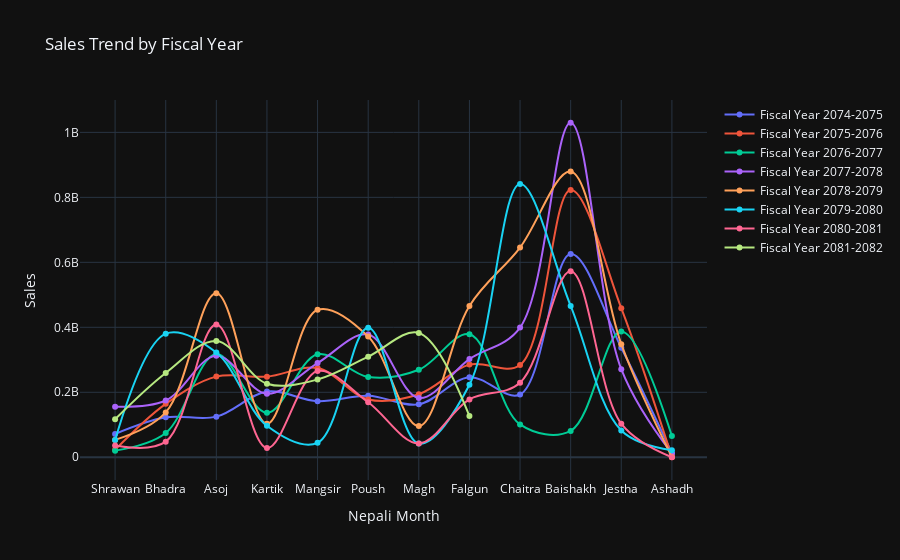

This figure's notebook cell:
### Code cell
# data visualization using plotly

import plotly.graph_objs as go
import plotly.offline as pyo

df_sales = pd.read_csv(r"dataset\company_01_merge_sales.csv")

df_sales.columns = ['date','sales']

df_sales[['Year', 'Month']] = df_sales['date'].str.split('-', expand=True)
df_sales['Year'] = df_sales['Year'].astype(int)
df_sales['Month'] = df_sales['Month'].astype(int)
nepali_months_fiscal_order = {
    4: "Shrawan", 5: "Bhadra", 6: "Asoj", 7: "Kartik",
    8: "Mangsir", 9: "Poush", 10: "Magh", 11: "Falgun",
    12: "Chaitra", 1: "Baishakh", 2: "Jestha", 3: "Ashadh"
}

df_sales['Month_Name'] = df_sales['Month'].map(nepali_months_fiscal_order)


df_sales['Fiscal_Year'] = df_sales.apply(lambda row: 
                                         f"{row['Year']}-{row['Year']+1}" if row['Month'] >= 4 
                                         else f"{row['Year']-1}-{row['Year']}", axis=1)

df_sales['Month_Order'] = df_sales['Month'].apply(lambda x: list(nepali_months_fiscal_order.keys()).index(x))

df_sales = df_sales.sort_values(by=['Fiscal_Year', 'Month_Order'])

fig = go.Figure()

fiscal_years = df_sales['Fiscal_Year'].unique()

for fy in fiscal_years:
    df_fy = df_sales[df_sales['Fiscal_Year'] == fy]
    fig.add_trace(go.Scatter(
        x=df_fy['Month_Name'], 
        y=df_fy['sales'], 
        mode='lines+markers',
        name=f'Fiscal Year {fy}',
        line=dict(shape='spline')  
    ))

fig.update_layout(
    title="Sales Trend by Fiscal Year",
    xaxis_title="Nepali Month",
    yaxis_title="Sales",
    xaxis=dict(categoryorder='array', categoryarray=list(nepali_months_fiscal_order.values())),
    template="plotly_dark",
    hovermode="x unified"
)

pyo.iplot(fig)

### Figure 1 — Plotly figure (JSON) as saved in the notebook; plotly's stock layout.template omitted (floating-point values rounded to 4 significant figures)
{"data": [{"line": {"shape": "spline"}, "mode": "lines+markers", "name": "Fiscal Year 2074-2075", "type": "scatter", "x": ["Shrawan", "Bhadra", "Asoj", "Kartik", "Mangsir", "Poush", "Magh", "Falgun", "Chaitra", "Baishakh", "Jestha", "Ashadh"], "y": [71760000.0, 123000000.0, 125100000.0, 202300000.0, 172500000.0, 189400000.0, 163000000.0, 246200000.0, 193200000.0, 625800000.0, 337024106, 12470000.0]}, {"line": {"shape": "spline"}, "mode": "lines+markers", "name": "Fiscal Year 2075-2076", "type": "scatter", "x": ["Shrawan", "Bhadra", "Asoj", "Kartik", "Mangsir", "Poush", "Magh", "Falgun", "Chaitra", "Baishakh", "Jestha", "Ashadh"], "y": [23060000.0, 164400000.0, 248200000.0, 248144341, 274500000.0, 178100000.0, 194100000.0, 285200000.0, 283819979, 822900000.0, 458900000.0, 402800.0]}, {"line": {"shape": "spline"}, "mode": "lines+markers", "name": "Fiscal Year 2076-2077", "type": "scatter", "x": ["Shrawan", "Bhadra", "Asoj", "Kartik", "Mangsir", "Poush", "Magh", "Falgun", "Chaitra", "Baishakh", "Jestha", "Ashadh"], "y": [20440000.0, 74720000.0, 317800000.0, 137100000.0, 317100000.0, 247000000.0, 269300000.0, 378600000.0, 101123442, 81210000.0, 387400000.0, 65530000.0]}, {"line": {"shape": "spline"}, "mode": "lines+markers", "name": "Fiscal Year 2077-2078", "type": "scatter", "x": ["Shrawan", "Bhadra", "Asoj", "Kartik", "Mangsir", "Poush", "Magh", "Falgun", "Chaitra", "Baishakh", "Jestha", "Ashadh"], "y": [155500000.0, 174700000.0, 312500000.0, 195400000.0, 289900000.0, 377600000.0, 182600000.0, 302100000.0, 399000000.0, 1030000000.0, 271100000.0, 11690000.0]}, {"line": {"shape": "spline"}, "mode": "lines+markers", "name": "Fiscal Year 2078-2079", "type": "scatter", "x": ["Shrawan", "Bhadra", "Asoj", "Kartik", "Mangsir", "Poush", "Magh", "Falgun", "Chaitra", "Baishakh", "Jestha", "Ashadh"], "y": [53520000.0, 138000000.0, 505000000.0, 103503942, 453900000.0, 371600000.0, 96010000.0, 465700000.0, 645500000.0, 879400000.0, 348142424, 971318]}, {"line": {"shape": "spline"}, "mode": "lines+markers", "name": "Fiscal Year 2079-2080", "type": "scatter", "x": ["Shrawan", "Bhadra", "Asoj", "Kartik", "Mangsir", "Poush", "Magh", "Falgun", "Chaitra", "Baishakh", "Jestha", "Ashadh"], "y": [52934750, 380500000.0, 322400000.0, 97000000.0, 44410000.0, 399000000.0, 42170000.0, 223100000.0, 840800000.0, 466000000.0, 82490000.0, 21950000.0]}, {"line": {"shape": "spline"}, "mode": "lines+markers", "name": "Fiscal Year 2080-2081", "type": "scatter", "x": ["Shrawan", "Bhadra", "Asoj", "Kartik", "Mangsir", "Poush", "Magh", "Falgun", "Chaitra", "Baishakh", "Jestha", "Ashadh"], "y": [36314640, 48070000.0, 408800000.0, 28326755, 265500000.0, 169300000.0, 42570000.0, 178100000.0, 229400000.0, 572700000.0, 103400000.0, 57980.0]}, {"line": {"shape": "spline"}, "mode": "lines+markers", "name": "Fiscal Year 2081-2082", "type": "scatter", "x": ["Shrawan", "Bhadra", "Asoj", "Kartik", "Mangsir", "Poush", "Magh", "Falgun"], "y": [117000000.0, 259500000.0, 358100000.0, 226400000.0, 239300000.0, 309800000.0, 382700000.0, 126600000.0]}], "layout": {"hovermode": "x unified", "title": {"text": "Sales Trend by Fiscal Year"}, "xaxis": {"categoryarray": ["Shrawan", "Bhadra", "Asoj", "Kartik", "Mangsir", "Poush", "Magh", "Falgun", "Chaitra", "Baishakh", "Jestha", "Ashadh"], "categoryorder": "array", "title": {"text": "Nepali Month"}}, "yaxis": {"title": {"text": "Sales"}}}}
